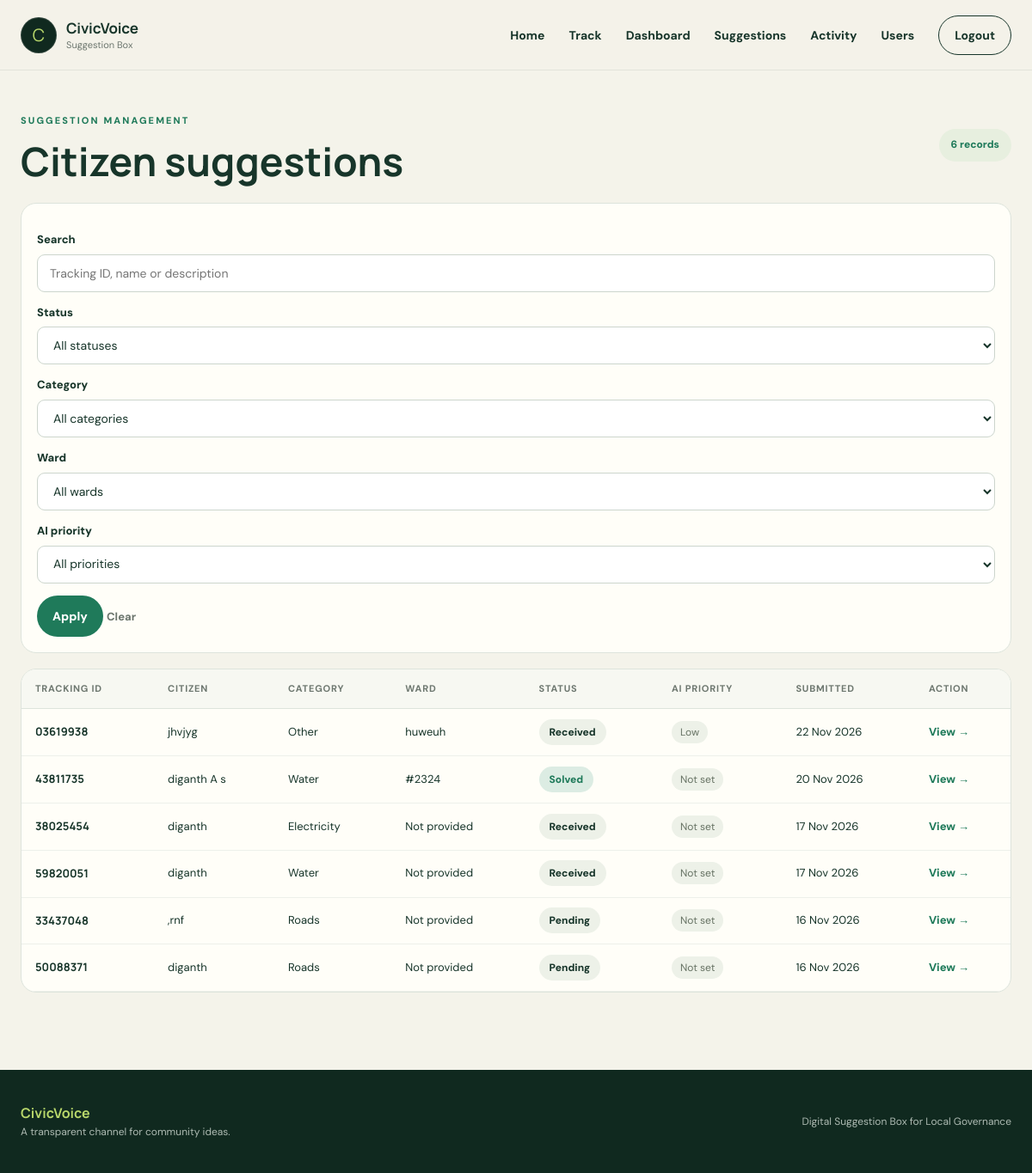
The page /admin/suggestions (signed in) on the database its author committed.
### app/models.py (models this page shows)
class Suggestion(db.Model):
    id = db.Column(db.Integer, primary_key=True)
    tracking_id = db.Column(
        db.String(8),
        unique=True,
        nullable=False,
        default=lambda: f"{secrets.randbelow(100_000_000):08d}"
    )
    name = db.Column(db.String(100), nullable=False)
    title = db.Column(db.String(150), nullable=True)
    category = db.Column(db.String(100), nullable=False)
    description = db.Column(db.Text, nullable=False)
    status = db.Column(
        db.String(30),
        default="Received",
        nullable=False
    )
    ward = db.Column(db.String(100), nullable=True)
    officer_remark = db.Column(db.Text, nullable=True)
    photo_filename = db.Column(db.String(255), nullable=True)
    ai_priority = db.Column(db.String(20), nullable=True)
    ai_priority_reason = db.Column(db.Text, nullable=True)
    ai_priority_provider = db.Column(db.String(30), nullable=True)
    created_at = db.Column(
        db.DateTime,
        default=datetime.utcnow
    )

### app/routes.py (the view, shortened to what this page needs)
    @app.route("/admin/suggestions")
    @staff_required
    def manage_suggestions():
        search = request.args.get("search", "").strip()
        status = request.args.get("status", "").strip()
        category = request.args.get("category", "").strip()
        ward = request.args.get("ward", "").strip()
        priority = request.args.get("priority", "").strip()
        query = Suggestion.query
        if status:
            query = query.filter(Suggestion.status == status)
        if category:
            query = query.filter(Suggestion.category == category)
        if ward:
            query = query.filter(Suggestion.ward == ward)
        if priority:
            query = query.filter(Suggestion.ai_priority == priority)
        suggestions = query.order_by(
            Suggestion.created_at.desc()
        ).all()
        categories = [
            item[0]
            for item in db.session.query(Suggestion.category)
            .distinct()
            .order_by(Suggestion.category)
            .all()
        ]
        wards = [
            item[0]
            for item in db.session.query(Suggestion.ward)
            .filter(Suggestion.ward.isnot(None))
            .filter(Suggestion.ward != "")
            .distinct()
            .order_by(Suggestion.ward)
            .all()
        ]
        return render_template(
            "suggestions.html",
            suggestions=suggestions,
            search=search,
            selected_status=status,
            selected_category=category,
            selected_ward=ward,
            selected_priority=priority,
            categories=categories,
            wards=wards
        )

### app/__init__.py (called while the page is built)
@login_manager.user_loader
def load_user(user_id):
    from app.models import User
    try:
        user_id = int(user_id)
    except (TypeError, ValueError):
        return None
    user = db.session.get(User, user_id)
    if user is None or not user.is_active:
        return None
    return user

### app/routes.py (called while the page is built)
def staff_required(view_function):
    @wraps(view_function)
    @login_required
    def wrapped_view(*args, **kwargs):
        if current_user.role not in ["admin", "staff"]:
            abort(403)
        return view_function(*args, **kwargs)
    return wrapped_view

### app/templates/suggestions.html (shortened to what this page needs)
{% extends "base.html" %}
{% block content %}
<div class="dashboard-header">
    <div>
        <span class="eyebrow">Suggestion management</span>
        <h1>Citizen suggestions</h1>
    </div>
    <span class="count-badge">{{ suggestions|length }} records</span>
</div>
<section class="form-container filter-panel">
    <form method="GET" action="{{ url_for('manage_suggestions') }}" class="management-filter">
        <div class="field search-field">
            <label for="search">Search</label>
            <input type="text" id="search" name="search" placeholder="Tracking ID, name or description" value="{{ search }}">
        </div>
        <div class="field">
            <label for="status">Status</label>
            <select id="status" name="status">
                <option value="">All statuses</option>
            </select>
        </div>
        <div class="field">
            <label for="category">Category</label>
            <select id="category" name="category">
                <option value="">All categories</option>
            </select>
        </div>
        <div class="field">
            <label for="ward">Ward</label>
            <select id="ward" name="ward">
                <option value="">All wards</option>
            </select>
        </div>
        <div class="field">
            <label for="priority">AI priority</label>
            <select id="priority" name="priority">
                <option value="">All priorities</option>
            </select>
        </div>
        <button type="submit" class="btn filter-button">Apply</button>
        <a class="clear-filter" href="{{ url_for('manage_suggestions') }}">Clear</a>
    </form>
</section>
<section class="form-container table-panel">
    {% if suggestions %}
        <div class="table-scroll">
            <table class="modern-table">
                <thead>
                    <tr>
                        <th>Tracking ID</th>
                        <th>Citizen</th>
                        <th>Category</th>
                        <th>Ward</th>
                        <th>Status</th>
                        <th>AI priority</th>
                        <th>Submitted</th>
                        <th>Action</th>
                    </tr>
                </thead>
                <tbody>
                    {% for suggestion in suggestions %}
                        <tr>
                            <td><strong class="tracking-code">{{ suggestion.tracking_id }}</strong></td>
                            <td>{{ suggestion.name }}</td>
                            <td>{{ suggestion.category }}</td>
                            <td>{{ suggestion.ward or "Not provided" }}</td>
                            <td><span class="status-pill status-{{ suggestion.status|lower|replace(' ', '-') }}">{{ suggestion.status }}</span></td>
                            <td><span class="priority-{{ (suggestion.ai_priority or 'low')|lower }}">{{ suggestion.ai_priority or "Not set" }}</span></td>
                            <td>{{ suggestion.created_at.strftime("%d %b %Y") }}</td>
                            <td>
                                <a class="table-action" href="{{ url_for('suggestion_detail', suggestion_id=suggestion.id) }}">View <span>→</span></a>
                            </td>
                        </tr>
                    {% endfor %}
                </tbody>
            </table>
        </div>
    {% else %}
        <p class="empty-state">No suggestions found for these filters.</p>
    {% endif %}
</section>
{% endblock %}

### app/static/style.css (style rules this page uses)
:root { --ink: #17352a; --green: #1f7a5a; --green-dark: #10291f; --lime: #b9d86b; --cream: #f4f3ea; --paper: #fffef8; --line: #dde4dc; --muted: #6d776f; --orange: #e69b55; }
* { box-sizing: border-box; margin: 0; padding: 0; }
html { scroll-behavior: smooth; }
body { min-height: 100vh; display: flex; flex-direction: column; font-family: "DM Sans", Arial, sans-serif; color: var(--ink); background: var(--cream); line-height: 1.6; }
h1, h2, h3, strong, .brand { font-family: "Manrope", "DM Sans", sans-serif; }
a { color: inherit; }
.eyebrow { display: inline-block; color: var(--green); text-transform: uppercase; font-size: 11px; font-weight: 800; letter-spacing: 2.1px; margin-bottom: 14px; }
.btn { min-height: 48px; display: inline-flex; align-items: center; justify-content: center; gap: 18px; border-radius: 100px; padding: 12px 22px; border: 0; font-family: "DM Sans"; font-size: 14px; font-weight: 800; text-decoration: none; cursor: pointer; }
.field { display: flex; flex-direction: column; margin-bottom: 20px; }
.field label { margin-bottom: 8px; font-size: 13px; font-weight: 800; }
.field input, .field select, .field textarea { width: 100%; border: 1px solid #ccd5cd; border-radius: 9px; background: white; color: var(--ink); font: 15px "DM Sans"; padding: 13px 14px; outline: none; }
.status-pill { padding: 7px 12px; border-radius: 100px; background: #edf1e8; font-size: 12px; font-weight: 800; }
.status-solved { background: #dcece3; color: var(--green); }
.tracking-code { word-break: break-all; }
.form-container { background: var(--paper); border: 1px solid var(--line); border-radius: 18px; padding: 32px; margin-bottom: 18px; }
.form-container table { width: 100%; border-collapse: collapse; font-size: 13px; }
.form-container th { text-align: left; color: var(--muted); font-size: 11px; text-transform: uppercase; letter-spacing: .8px; border-bottom: 1px solid var(--line); padding: 12px 10px; }
.form-container td { border-bottom: 1px solid #edf0ea; padding: 14px 10px; }
.form-container table a { color: var(--green); font-weight: 800; }
.form-container form:not(.modern-form) { display: block; }
.form-container form:not(.modern-form) label { display: block; margin: 14px 0 6px; font-weight: 800; }
.form-container form:not(.modern-form) input, .form-container form:not(.modern-form) select, .form-container form:not(.modern-form) textarea { width: 100%; border: 1px solid #ccd5cd; border-radius: 9px; padding: 12px 14px; font: 14px "DM Sans"; }
.form-container form:not(.modern-form) button { margin-top: 14px; background: var(--green); color: white; border: 0; border-radius: 100px; padding: 11px 18px; font-weight: 800; }
.dashboard-header { display: flex; align-items: center; justify-content: space-between; margin: 10px 0 24px; }
.dashboard-header h1 { font-size: clamp(32px, 4vw, 46px); line-height: 1.05; }
.count-badge { border-radius: 100px; background: #e7efdf; color: var(--green); padding: 9px 14px; font-size: 12px; font-weight: 800; }
.filter-panel { padding: 18px; }
.management-filter { display: grid; grid-template-columns: 2fr repeat(4, minmax(120px, 1fr)) auto auto; gap: 10px; align-items: end; }
.management-filter .field { margin: 0; }
.management-filter .field input, .management-filter .field select { height: 44px; }
.filter-button { height: 44px; background: var(--green); color: white; }
.clear-filter { height: 44px; display: inline-flex; align-items: center; text-decoration: none; color: var(--muted); font-size: 13px; font-weight: 800; }
.table-panel { padding: 0; overflow: hidden; }
.table-scroll { overflow-x: auto; }
.modern-table { min-width: 820px; }
.modern-table th { background: #f7f8f2; padding: 14px 16px; }
.modern-table td { padding: 16px; }
.table-action { color: var(--green); font-weight: 800; text-decoration: none; }
.priority-low, .priority-medium, .priority-high, .priority-urgent { border-radius: 100px; padding: 5px 10px; font-size: 12px; }
.priority-low { background: #edf1e8; color: #667263; }

### rows shown on the page
Suggestion: tracking_id "03619938", name "jhvjyg", category "Other", ward "huweuh", status "Received", ai_priority "Low", created_at "22 Nov 2026"
Suggestion: tracking_id "43811735", name "diganth A s", category "Water", ward "#2324", status "Solved", ai_priority "Not set", created_at "20 Nov 2026"
Suggestion: tracking_id "38025454", name "diganth", category "Electricity", ward "Not provided", status "Received", ai_priority "Not set", created_at "17 Nov 2026"
Suggestion: tracking_id "59820051", name "diganth", category "Water", ward "Not provided", status "Received", ai_priority "Not set", created_at "17 Nov 2026"
Suggestion: tracking_id "33437048", name ",rnf", category "Roads", ward "Not provided", status "Pending", ai_priority "Not set", created_at "16 Nov 2026"
Suggestion: tracking_id "50088371", name "diganth", category "Roads", ward "Not provided", status "Pending", ai_priority "Not set", created_at "16 Nov 2026"

### other values the page prints
{{ suggestions|length }} "6"
